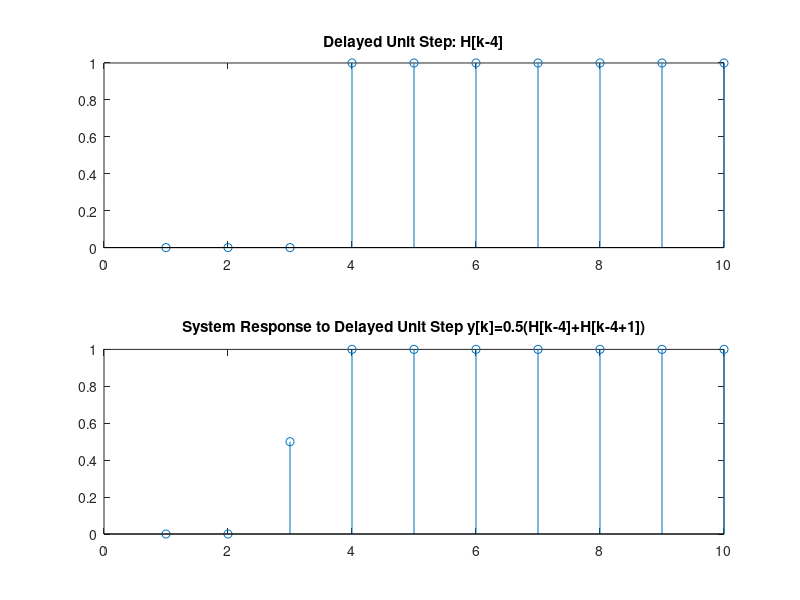
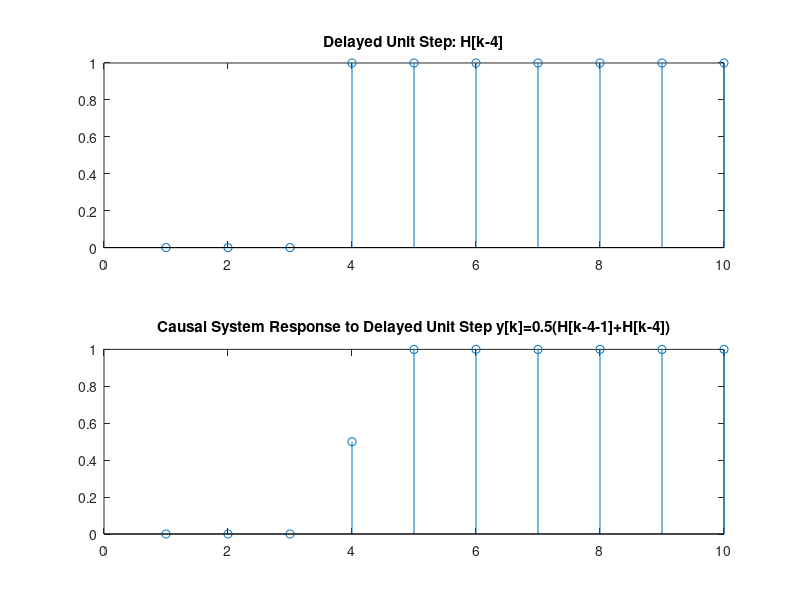

Here is the MATLAB script that generated these plots, in order:
clc;
close all;
clear all;

%% Question 1: Testing system causality
N=10;% last index
n=1:N;
k = 4;
unitstep_delayed = double(n-k>=0); %H(k-4)
subplot(211)
stem(n, unitstep_delayed)
title('Delayed Unit Step: H[k-4]')
unitstep_delayed_shifted = double(n-k+1>=0); % H(k-4+1)
y_unitstep_delayed=0.5*(unitstep_delayed+unitstep_delayed_shifted); % Y(k-4) = 0.5[H(k-4)+H(k-4+1)]
subplot(212)
stem(n, y_unitstep_delayed)
title('System Response to Delayed Unit Step y[k]=0.5(H[k-4]+H[k-4+1])')

% From the result we can see that the output  has an entry not equal to
% zero before the input started (at n=3, y=1/2 but x = 0) therefore the
% system is not causal.

%% Question 2; 

% The proposed modification: 
% Let y[k] = x[k-1] + x[k] 

unitstep_delayed_shifted_left = double(n-k-1>=0); % H(k-4-1)
y_unitstep_delayed_causal=0.5*(unitstep_delayed+unitstep_delayed_shifted_left); % Y(k-4) = 0.5[H(k-4-1)+H(k-4)]
figure;
subplot(211), stem(n, unitstep_delayed)
title('Delayed Unit Step: H[k-4]')
subplot(212), stem(n, y_unitstep_delayed_causal)
title('Causal System Response to Delayed Unit Step y[k]=0.5(H[k-4-1]+H[k-4])')




